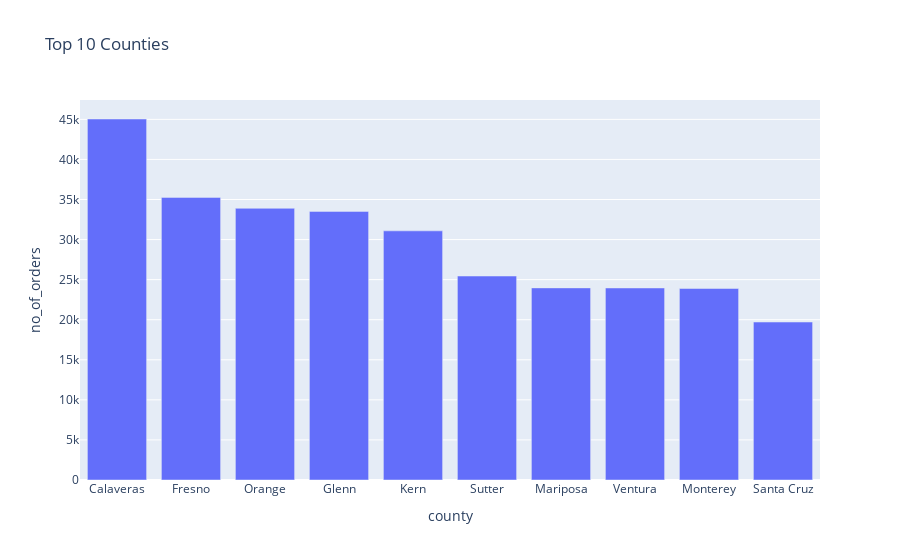

Notebook code for this chart:
### Markdown cell above
Top 10 Counties

### Code cell
px.bar(top_counties.head(10), x='county', y='no_of_orders', title= 'Top 10 Counties')

### Figure 1 — Plotly figure (JSON) as saved in the notebook; plotly's stock layout.template omitted (floating-point values rounded to 4 significant figures)
{"data": [{"alignmentgroup": "True", "hovertemplate": "county=%{x}<br>no_of_orders=%{y}<extra></extra>", "legendgroup": "", "marker": {"color": "#636efa"}, "name": "", "offsetgroup": "", "orientation": "v", "showlegend": false, "textposition": "auto", "type": "bar", "x": ["Calaveras", "Fresno", "Orange", "Glenn", "Kern", "Sutter", "Mariposa", "Ventura", "Monterey", "Santa Cruz"], "xaxis": "x", "y": [45045, 35263, 33902, 33517, 31088, 25452, 23973, 23962, 23898, 19711], "yaxis": "y"}], "layout": {"barmode": "relative", "legend": {"tracegroupgap": 0}, "title": {"text": "Top 10 Counties"}, "xaxis": {"anchor": "y", "domain": [0, 1], "title": {"text": "county"}}, "yaxis": {"anchor": "x", "domain": [0, 1], "title": {"text": "no_of_orders"}}}}
